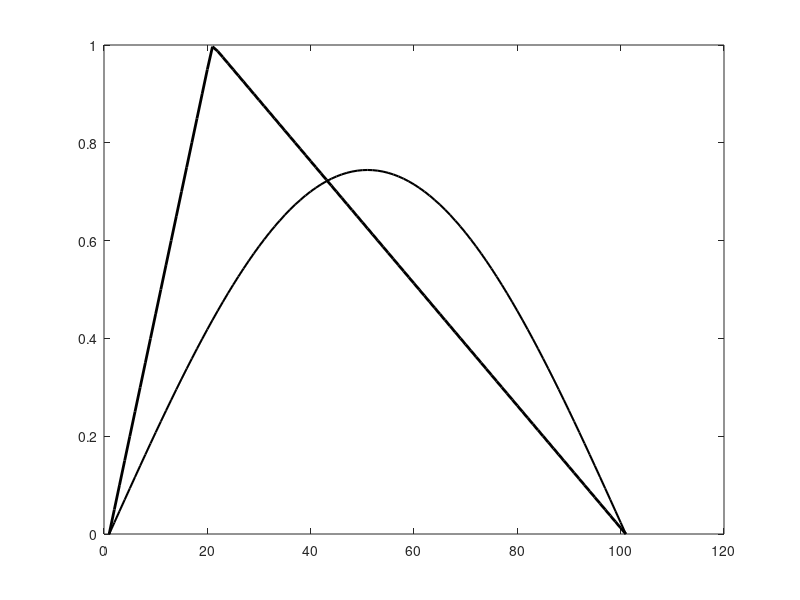

Source code (MATLAB): (Note: this script raises an error after producing the figure.)
close all
clear all;
fs = 44100;
lengthSound = 5000;
k = 1/fs;
c = 300;
h = c * k;
L = 1;
f0 = c / (2 * L);
P = 0.2;
amp = 1;
numModes = 10000;
m = 1:numModes;
l = (0:0.01:L)';
C = 2 * amp ./ (m.^2 * pi^2 * P * (1-P)) .* sin (pi * m * P);

plotState = true;
recordVid = true;
slowdown = 0.5;
if recordVid
    loops = lengthSound * slowdown;
    M(loops) = struct('cdata',[],'colormap',[]);
    frame = 1;
end

if plotState
    for n = 1:2:lengthSound
        u = sum(C .* cos (f0 * m * n / fs) .* sin(m .* pi .* l / L), 2);
        hold off
        plot(u, 'k', 'Linewidth', 2)
        hold on
         for mm = 1:10
            uSin = C(mm) * cos (f0 * mm * n / fs) .* sin(mm .* pi .* l / L);
            plot1 = plot(uSin, 'k', 'Linewidth', 1.5);
            plot1.Color(4) = 0.2;
            hold on
            axis off
        end
%         ylim([-1, 1])
        ylim([-2.5, 1])
        axis off
        set(gcf, 'color', 'w')
        drawnow;
%         if recordVid
%             for i = 1:slowdown
                M(frame) = getframe (gcf);
                frame = frame + 1;
%             end
%         end
    end
else
    figure('Position', [489 195 338 662])
    for n = 1:2:lengthSound
        hold off
        for mm = 1:10
            uSin = 1/(mm) * cos (f0 * mm * n / fs) .* sin(mm .* pi .* l / L);
            plot(uSin-1.5*mm, 'color', 'k', 'Linewidth', 1.5)
            hold on
            axis off
        end
        xlim([0, length(l)])
        ylim([-16, 1])
        set(gca, 'Position', [0.0296 0.0017 0.9556 0.9948])
        set(gcf, 'color', 'w')
        drawnow
        if recordVid
%             for i = 1:slowdown
                M(frame) = getframe (gcf);
                frame = frame + 1;
%             end
        end
    end
end
% 0.75 * [1-abs(C(mm)), 1-abs(C(mm)), 1-abs(C(mm))]
if recordVid
    M = M(1:loops-1);
    v = VideoWriter('modalOrig.mp4', 'MPEG-4');
    open(v)
    writeVideo(v, M);
    close(v)
end